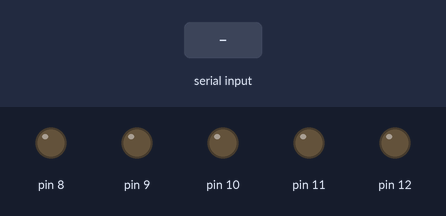
A sketch run on a simulated Arduino Uno, built with avr-gcc and run on an emulated ATmega328P. On the bench: output pins drawn as LEDs (lit = HIGH). The test bench sets the inputs (shaded band).

Above: at 1.2 s.
1.3 s: "90,45\n" received over Serial
At 3.2 s:
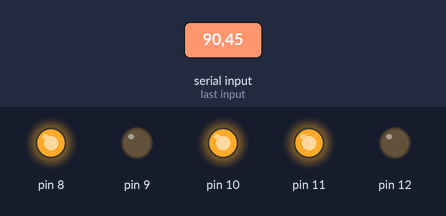
4.3 s: "30,150\n" received over Serial
At 5.7 s:
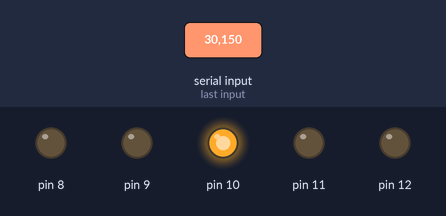
7.3 s: "2\n" received over Serial
At 8.5 s:
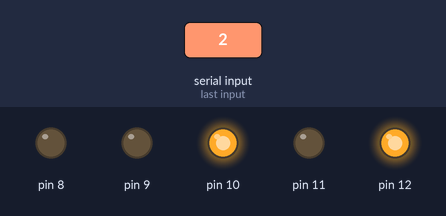
8.9 s: "1\n" received over Serial
At 9.8 s:
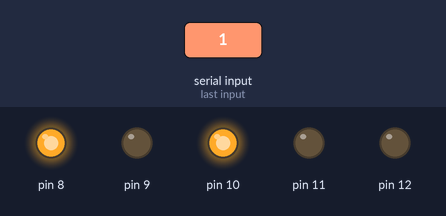
10.5 s: "3\n" received over Serial
At 11.0 s:
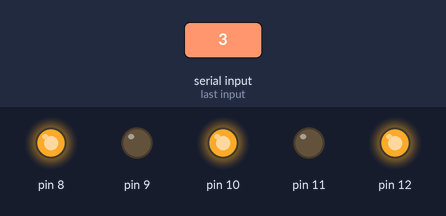
12.1 s: "4\n" received over Serial
At 13.4 s:
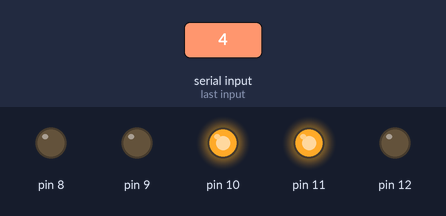
Timing chart, 0 to 14.7 s (numbered marks = the images above; inputs shaded):
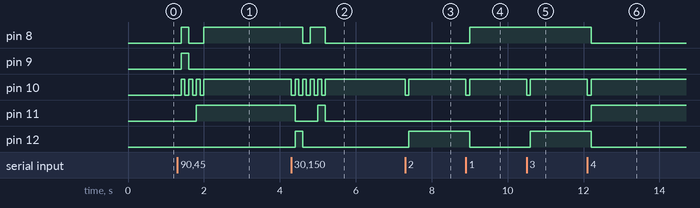

The sketch:

zuoye2.ino
```cpp
void setup()
{
  pinMode(8, OUTPUT);
  pinMode(9, OUTPUT);
  pinMode(10, OUTPUT);
  pinMode(11, OUTPUT);
  pinMode(12, OUTPUT);
  Serial.begin(9600);
}
int income = 0;
void loop()
{
  while(Serial.available() > 0)
  {
    income = Serial.read()-'0';
    switch(income)
      {
          case 1:
            show_one();
              break;
            case 2:
            show_two();
              break;
            case 3:
            show_three();
              break;
            case 4:
            show_four();
              break;
            case 5:
            show_five();
              break;
          case 6:
            show_six();
            break;
          case 7:
            show_seven();
            break;
          case 8:
            show_eight();
            break;
          case 9:
            show_nine();
            break;
          case 0:
            show_zero();
            break;
            default:
              break;
       }
  }
}
void show_one()
{
  digitalWrite(10,LOW);
  delay(100);
  digitalWrite(8,HIGH);
  digitalWrite(9,LOW);
  digitalWrite(11,LOW);
  digitalWrite(12,LOW);
  digitalWrite(10,HIGH);
  delay(100);
}

void show_two()
{
  digitalWrite(10,LOW);
  delay(100);
  digitalWrite(8,LOW);
  digitalWrite(9,LOW);
  digitalWrite(11,LOW);
  digitalWrite(12,HIGH);
  digitalWrite(10,HIGH);
  delay(100);
}
void show_three()
{
  digitalWrite(10,LOW);
  delay(100);
  digitalWrite(8,HIGH);
  digitalWrite(9,LOW);
  digitalWrite(11,LOW);
  digitalWrite(12,HIGH);
  digitalWrite(10,HIGH);
  delay(100);
}
void show_four()
{
  digitalWrite(10,LOW);
  delay(100);
  digitalWrite(8,LOW);
  digitalWrite(9,LOW);
  digitalWrite(11,HIGH);
  digitalWrite(12,LOW);
  digitalWrite(10,HIGH);
  delay(100);
}
void show_five()
{
  digitalWrite(10,LOW);
  delay(100);
  digitalWrite(8,HIGH);
  digitalWrite(9,LOW);
  digitalWrite(11,HIGH);
  digitalWrite(12,LOW);
  digitalWrite(10,HIGH);
  delay(100);
}
void show_six()
{
  digitalWrite(10,LOW);
  delay(1000);
  digitalWrite(8,LOW);
  digitalWrite(9,LOW);
  digitalWrite(11,HIGH);
  digitalWrite(12,HIGH);
  digitalWrite(10,HIGH);
  delay(1000);

}
void show_seven()
{
  digitalWrite(10,LOW);
  delay(100);
  digitalWrite(8,HIGH);
  digitalWrite(9,LOW);
  digitalWrite(11,HIGH);
  digitalWrite(12,HIGH);
  digitalWrite(10,HIGH);
  delay(100);
}
void show_eight()
{
  digitalWrite(10,LOW);
  delay(100);
  digitalWrite(8,LOW);
  digitalWrite(9,HIGH);
  digitalWrite(11,LOW);
  digitalWrite(12,LOW);
  digitalWrite(10,HIGH);
  delay(100);

}
void show_nine()
{
  digitalWrite(10,LOW);
  delay(100);
  digitalWrite(8,HIGH);
  digitalWrite(9,HIGH);
  digitalWrite(11,LOW);
  digitalWrite(12,LOW);
  digitalWrite(10,HIGH);
  delay(100);
}
void show_zero()
{
  digitalWrite(10,LOW);
  delay(100);
  digitalWrite(8,LOW);
  digitalWrite(9,LOW);
  digitalWrite(11,LOW);
  digitalWrite(12,LOW);
  digitalWrite(10,HIGH);
  delay(100);
}
```

Measured:
- after the input at 1.3 s, pin 8: LOW → HIGH after 0.10 s, → LOW 0.20 s later, → HIGH 0.40 s later; pin 9: LOW → HIGH after 0.10 s, → LOW 0.20 s later; pin 10: alternates HIGH for 0.10 s and LOW for 0.10 s, 7 changes in all, then stays HIGH, starting after 0.10 s; pin 11: LOW → HIGH after 0.50 s
- after the input at 4.3 s, pin 8: HIGH → LOW after 0.30 s, → HIGH 0.20 s later, → LOW 0.40 s later; pin 10: alternates HIGH for 0.10 s and LOW for 0.10 s, 10 changes in all, then stays HIGH, starting at once; pin 11: HIGH → LOW after 0.10 s, → HIGH 0.60 s later, → LOW 0.20 s later; pin 12: LOW → HIGH after 0.10 s, → LOW 0.20 s later
- after the input at 7.3 s, pin 10: HIGH → LOW at once, → HIGH 0.10 s later; pin 12: LOW → HIGH after 0.10 s
- after the input at 8.9 s, pin 8: LOW → HIGH after 0.10 s; pin 10: HIGH → LOW at once, → HIGH 0.10 s later; pin 12: HIGH → LOW after 0.10 s
- after the input at 10.5 s, pin 10: HIGH → LOW at once, → HIGH 0.10 s later; pin 12: LOW → HIGH after 0.10 s
- after the input at 12.1 s, pin 8, pin 12: HIGH → LOW after 0.10 s; pin 10: HIGH → LOW at once, → HIGH 0.10 s later; pin 11: LOW → HIGH after 0.10 s
